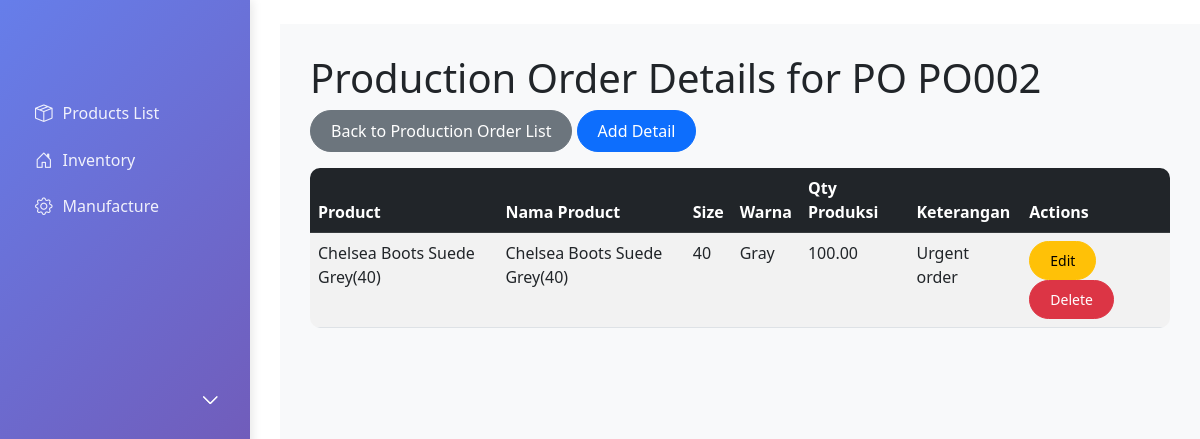
The page /manufacture/productionorder/PO002/detail/ on the database as committed earlier.
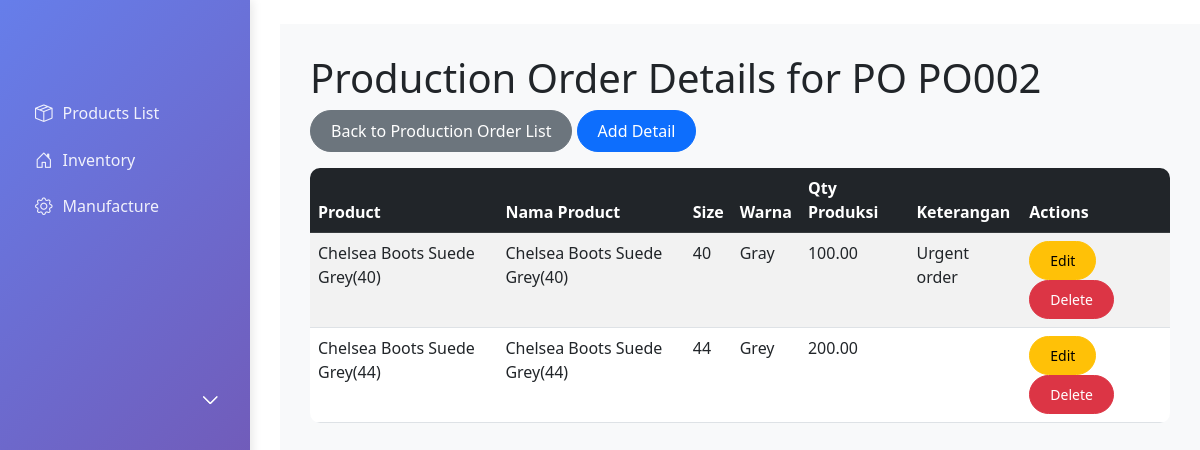
The same page on the database as committed later.
### manufacture/models.py (models this page shows, shortened)
class ProductionOrderDetail(models.Model):
    id_po = models.ForeignKey(ProductionOrder, on_delete=models.CASCADE)
    id_product = models.ForeignKey(Product, on_delete=models.CASCADE)
    nama_product = models.CharField(max_length=200)
    size = models.CharField(max_length=50)
    warna = models.CharField(max_length=50)
    qty_produksi = models.DecimalField(max_digits=10, decimal_places=2)
    qty_remaining = models.DecimalField(max_digits=10, decimal_places=2, default=0)
    keterangan = models.TextField(blank=True)
    class Meta:
        unique_together = ('id_po', 'id_product')

### product/models.py (models this page shows)
class Product(models.Model):
    sku = models.CharField(max_length=100, primary_key=True)
    name = models.CharField(max_length=200)
    description = models.TextField(blank=True)
    price = models.DecimalField(max_digits=10, decimal_places=2)
    category = models.CharField(max_length=100)
    size = models.CharField(max_length=50, blank=True)
    colour = models.CharField(max_length=50, blank=True)
    release_date = models.DateField()
    minimum_stock = models.PositiveIntegerField(default=10)
    maximum_stock = models.PositiveIntegerField(default=1000)
    def __str__(self):
        return self.name

### manufacture/views.py (the view)
# urls.py: path('productionorder/<str:pk>/detail/', views.productionorder_detail, name='productionorder_detail'),
def productionorder_detail(request, pk):
    productionorder = get_object_or_404(ProductionOrder, pk=pk)
    details = ProductionOrderDetail.objects.filter(id_po=productionorder)
    return render(request, 'manufacture/productionorder_detail.html', {'productionorder': productionorder, 'details': details})

### manufacture/models.py (called while the page is built)
    def __str__(self):
        return f"PO {self.id_po}"

### manufacture/templates/manufacture/productionorder_detail.html (shortened to what this page needs)
{% extends 'base.html' %}
{% block content %}
<h1>Production Order Details for {{ productionorder }}</h1>
<div class="mb-3">
    <a href="{% url 'productionorder_list' %}" class="btn btn-secondary">Back to Production Order List</a>
    <a href="{% url 'productionorderdetail_create' productionorder.pk %}" class="btn btn-primary">Add Detail</a>
</div>
<div class="table-responsive">
    <table class="table table-striped table-hover">
        <thead class="table-dark">
            <tr>
                <th>Product</th>
                <th>Nama Product</th>
                <th>Size</th>
                <th>Warna</th>
                <th>Qty Produksi</th>
                <th>Keterangan</th>
                <th>Actions</th>
            </tr>
        </thead>
        <tbody>
            {% for detail in details %}
            <tr>
                <td>{{ detail.id_product }}</td>
                <td>{{ detail.nama_product }}</td>
                <td>{{ detail.size }}</td>
                <td>{{ detail.warna }}</td>
                <td>{{ detail.qty_produksi }}</td>
                <td>{{ detail.keterangan }}</td>
                <td>
                    <a href="{% url 'productionorderdetail_update' detail.pk %}" class="btn btn-sm btn-warning">Edit</a>
                    <a href="{% url 'productionorderdetail_delete' detail.pk %}" class="btn btn-sm btn-danger">Delete</a>
                </td>
            </tr>
            {% endfor %}
        </tbody>
    </table>
</div>
{% endblock %}

Rows that differ between the two databases and show on the page:
added ProductionOrderDetail: id_product "Chelsea Boots Suede Grey(44)", nama_product "Chelsea Boots Suede Grey(44)", size "44", warna "Grey", qty_produksi "200.00"
